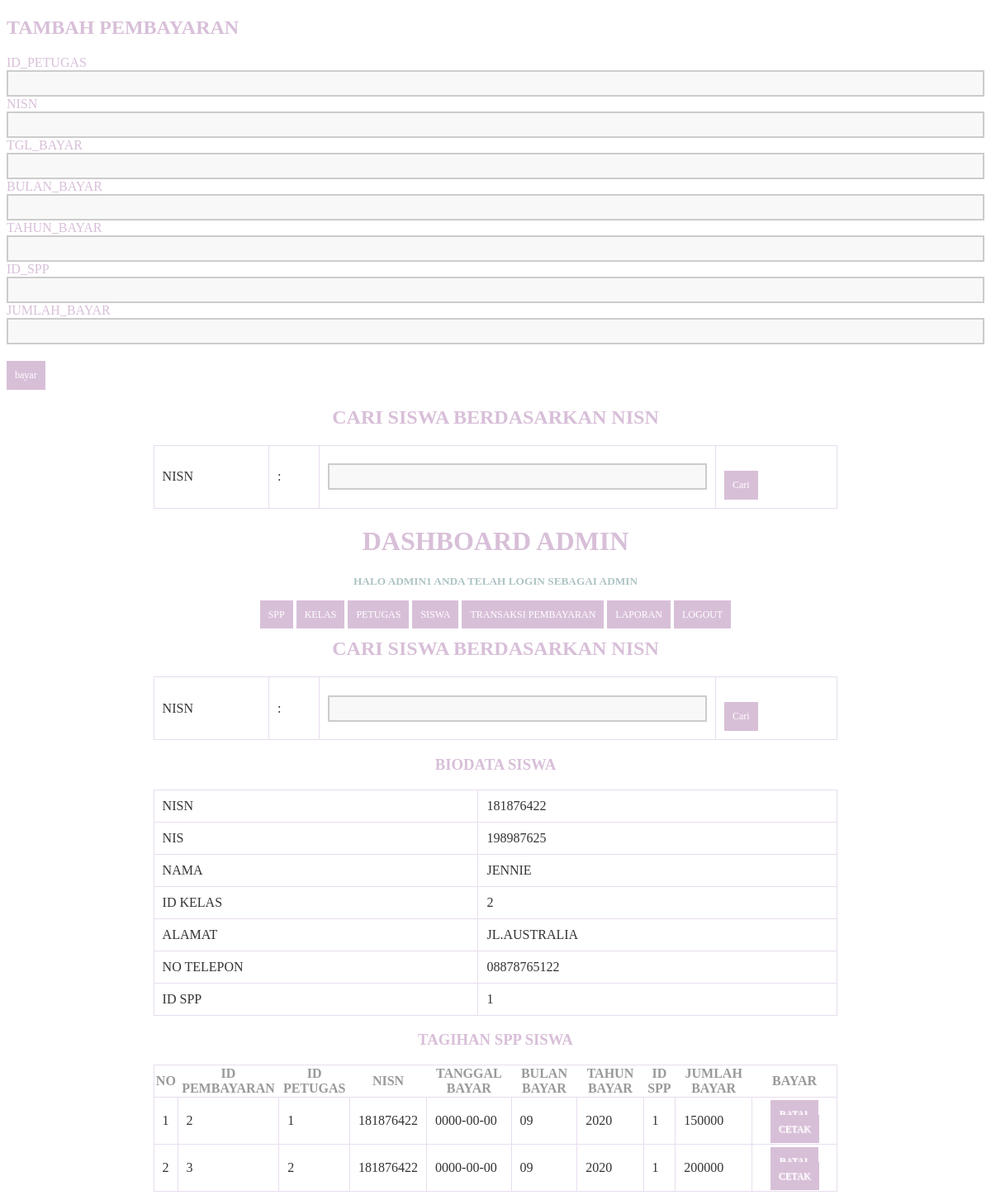
/transaksi.php?nisn=181876422 (signed in), run on the app's committed database.
### tables this page shows
CREATE TABLE `siswa` (
  `nisn` varchar(11) NOT NULL,
  `nis` varchar(11) NOT NULL,
  `nama` varchar(35) NOT NULL,
  `id_kelas` int(11) NOT NULL,
  `alamat` text NOT NULL,
  `no_telp` varchar(13) NOT NULL,
  `id_spp` int(11) NOT NULL
);

CREATE TABLE `pembayaran` (
  `id_pembayaran` int(11) NOT NULL,
  `id_petugas` int(11) NOT NULL,
  `nisn` varchar(11) NOT NULL,
  `tgl_bayar` date NOT NULL,
  `bulan_dibayar` varchar(8) NOT NULL,
  `tahun_dibayar` varchar(4) NOT NULL,
  `id_spp` int(11) NOT NULL,
  `jumlah_bayar` int(11) NOT NULL
);

### transaksi.php (the view, shortened to what this page needs)
<!DOCTYPE html>
<html>
  <head>
  </head>
<body>
   <h2> Tambah Pembayaran</h2>
 <form method="POST" action="proses_transaksi.php" enctype="multipart/form-data">
  <selection class="base">
    <div>
      <label>id_petugas</label>
      <input type="text" name="id_petugas" required="" />
    </div>
    <div>
      <label>nisn</label>
      <input type="text" name="nisn" required="" />
    </div>
    <div>
      <label>tgl_bayar</label>
      <input type="text" name="tgl_bayar" required="" />
    </div>
    <div>
      <label>bulan_bayar</label>
      <input type="text" name="bulan_dibayar" required="">
    </div>
    <div>
      <label>tahun_bayar</label>
      <input type="text" name="tahun_bayar" required="">
    </div>
    <div>
      <label>id_spp</label>
      <input type="text" name="id_spp" required="">
    </div>
    <div>
      <label>jumlah_bayar</label>
      <input type="text" name="jumlah_bayar" required="">
    </div>
    <div>
      <button type="submit">bayar</button>
    </div>
  </selection>
</form>
</body>
</html>
       <div class="container">
  <div class="page-header">
<center><h2>CARI SISWA BERDASARKAN NISN</h2>
  </div>
 <form action="" method="get">
  <table class="table">
    <tr>
      <td>NISN</td>
      <td>:</td>
      <td>
        <input class="form-control" type="text" name="nisn">
      </td>
      <td>
        <button class="btn btn-success" type="submit" name="cari">Cari</button>
      </td>
    </tr>
  </table>
 </form>
<?php
include 'header.php';
 ?>
       <div class="container">
  <div class="page-header">
<center><h2>CARI SISWA BERDASARKAN NISN</h2>
  </div>
 <form action="" method="get">
  <table class="table">
    <tr>
      <td>NISN </td>
      <td>:</td>
      <td>
        <input class="form-control" type="text" name="nisn">
      </td>
      <td>
        <button class="btn btn-success" type="submit" name="cari">Cari</button>
      </td>
    </tr>
  </table>
 </form>
<?php
if (isset($_GET['nisn']) && $_GET['nisn'] != ''){
  $data = $koneksi->query("SELECT * FROM siswa WHERE nisn = '$_GET[nisn]'");
  $data = mysqli_fetch_assoc($data);
  $nisn = $data['nisn'];
?>
<div class="panel panel-info">
  <div class="panel-heading">
<center><h3>Biodata siswa</h3>
</div>
<div class="panel panel-body">
  <table class="table table-bordered table-striped">
    <tr>
      <td>NISN</td>
      <td><?=$data['nisn'] ?></td>
    </tr>
    <tr>
      <td>NIS</td>
      <td><?= $data['nis'] ?></td>
    </tr>
    <tr>
      <td>Nama</td>
      <td><?= $data['nama'] ?></td>
    </tr>
    <tr>
      <td>ID Kelas</td>
      <td><?= $data['id_kelas'] ?></td>
    </tr>
    <tr>
      <td>Alamat</td>
      <td><?= $data['alamat'] ?></td>
    </tr>
    <tr>
      <td>No Telepon</td>
      <td><?= $data['no_telp'] ?></td>
    </tr>
    <tr>
      <td>ID SPP</td>
      <td><?= $data['id_spp'] ?></td>
    </tr>
  </table>
</div>
</div>
<div class="panel panel-info">
  <div class="panel-heading">
<center><h3>Tagihan SPP Siswa</h3>
</div>
<div class="panel-body ">
  <table class="table table-bordered table-striped">
<tr>
  <th>NO</th>
  <th>ID Pembayaran</th>
  <th>ID Petugas</th>
  <th>NISN</th>
  <th>Tanggal Bayar</th>
  <th>Bulan Bayar</th>
  <th>Tahun Bayar</th>
  <th>ID SPP</th>
  <th>Jumlah Bayar</th>
  <th>Bayar</th>
</tr>
<?php
$sql= mysqli_query($koneksi ," SELECT * FROM pembayaran WHERE nisn = '$data[nisn]' ORDER BY jumlah_bayar ASC ");
$i=1;
while($sq= mysqli_fetch_assoc($sql)){
  echo "
    <tr>
      <td>$i</td>
      <td>$sq[id_pembayaran]</td>
      <td>$sq[id_petugas]</td>
      <td>$sq[nisn]</td>
      <td>$sq[tgl_bayar]</td>
      <td>$sq[bulan_dibayar]</td>
      <td>$sq[tahun_dibayar]</td>
      <td>$sq[id_spp]</td>
      <td>$sq[jumlah_bayar]</td>
      <td align='center'";
        if ($sq['id_pembayaran'] == ''){
          echo "<a href='proses_transaksi.php?nisn=$nisn&act=bayar&id=$sq[id_pembayaran]'></a> ";
          echo "<a class='btn btn-primary btn-sm' href='cetak_slip_tr.php?nisn=$nisn&act=bayar&id=$sq[id_pembayaran]>Bayar</a> ";
        }else {
          echo "</a>";
          echo "<a class='btn btn-danger btn-sm' href='proses_transaksii.php?nisn=$nisn&act=batal&id=$sq[id_pembayaran]'>Batal</a> ";
          echo "<a class='btn btn-success btn-sm' href='cetak_slip.php?nisn=$nisn&act=bayar&id=$sq[id_pembayaran]' target='_blank'>Cetak</a> ";
        }
      echo "</td>
    </tr>
    ";
    $i++;
}
 ?>
</table>
</div>
</div>
<?php
}
?>

### transaksi.php (style rules this page uses)
* { font-family: "Trebuchet MS"; }
tr { text-transform: uppercase; color:thistle; }
h2 { text-transform: uppercase; color: thistle; }
h3 { text-transform: uppercase; color: thistle; }
label { text-transform: uppercase; color: thistle; }
th { text-transform: uppercase; color:#999999; }
td { text-transform: uppercase; color:#999999; }
button { background-color: thistle; color: #fff; padding: 10px; text-decoration: none; font-size: 12px; border: 0px; margin-top: 20px; }
input { padding: 6px; width: 100%; box-sizing: border-box; background: #f8f8f8; border: 2px solid #ccc; outline-color: salmon; }
div { text-transform: uppercase; color:#999999; }

### header.php (style rules this page uses)
* { font-family: "Trebuchet MS"; }
table { border: solid 1px #E8DDEE; border-collapse: collapse; border-spacing: 0; width: 70%; margin: 10px auto 10px auto; }
table tbody td { border: solid 1px #E8DDEE; color: #333; padding: 10px; text-shadow: 1px 1px 1px #fff; }
a { background-color: thistle; color: #fff; padding: 10px; text-decoration: none; font-size: 12px; }

### data on the page
siswa: nisn "181876422", nis "198987625", nama "JENNIE", id_kelas "2", alamat "JL.AUSTRALIA", no_telp "08878765122", id_spp "1"
pembayaran: id_pembayaran "2", id_petugas "1", nisn "181876422", tgl_bayar "0000-00-00", bulan_dibayar "09", tahun_dibayar "2020", id_spp "1", jumlah_bayar "150000"
pembayaran: id_pembayaran "3", id_petugas "2", nisn "181876422", tgl_bayar "0000-00-00", bulan_dibayar "09", tahun_dibayar "2020", id_spp "1", jumlah_bayar "200000"

### other printed values
$_SESSION['username'] "ADMIN1"
$_SESSION['level'] "ADMIN"
